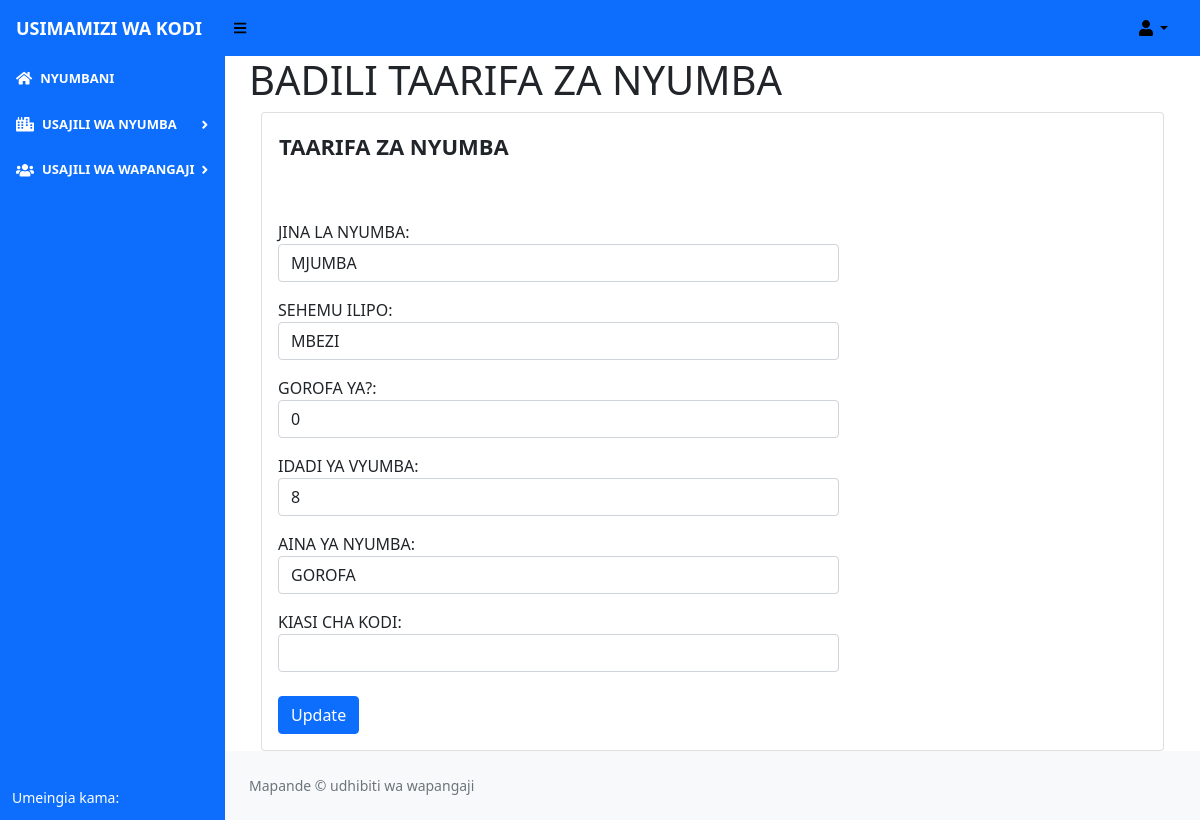
Page /updatehouse/3 on the committed database.
### renting/models.py (models this page shows)
class HouseProperty(db.Model):
    __tablename__ = 'house_property'
    id = db.Column(db.Integer(), autoincrement=True, primary_key = True)
    house_name = db.Column(db.String(length = 50), nullable = False)
    house_location = db.Column(db.String())
    floor_number = db.Column(db.Integer())
    number_of_room = db.Column(db.Integer())
    category = db.Column(db.String(length=30))

### renting/routes.py (the view, shortened to what this page needs)
@app.route('/updatehouse/<int:id>', methods = ['GET','POST'])
def update_house_page(id):
    form = HouseForm()
    house_to_update = HouseProperty.query.get_or_404(id)
    return render_template('updatehouse.html', form = form, house_to_update = house_to_update)

### renting/forms.py
class HouseForm(FlaskForm):
    house_name = StringField(label="JINA NA NYUMBA", validators=[Length(max=30), DataRequired()])
    house_location = StringField(label="ANUWANI YA NYUMBA", validators=[Length(max=30), DataRequired()])
    number_of_room = StringField(label="IDADI YA VYUMBA", validators=[DataRequired()])
    floor_number = StringField(label="IDADI YA GHOROFA", validators=[DataRequired()])
    category = SelectField("AINA YA NYUMBA", choices=[('Select Category'),('GOROFA'),('NYUMBA YA CHINI'),('APPARTMENT')])
    submit = SubmitField(label='SAJILI')

### renting/templates/updatehouse.html (shortened to what this page needs)
{% extends 'base.html' %}
{% block content %}
<div class="content-wrapper">
    <div class="content-heading"><h1>BADILI TAARIFA ZA NYUMBA</h1></div>
    <div class="container-fluid">
       <div class="card card-default d-lg-block">
          <div class="row">
             <div class="col col-xs-12 col-sm-8 col-md-8 col-lg-8">
                <div class="card-title text-left alert alert-default"><b style="font-size:22px;">TAARIFA ZA NYUMBA</b></div>
                <div class="card-body">
                   <form class="form-updatehouse" method="POST" action="/updatehouse/{{house_to_update.id}}">
                      <fieldset>
                        JINA LA NYUMBA:
                       <input type="text" name="house_name" value="{{ house_to_update.house_name }}" class="form-control">
                       SEHEMU ILIPO:
                       <input type="text" name="house_location" value="{{ house_to_update.house_location }}" class="form-control">
                       GOROFA YA?:
                       <input type="text" name="floor_number" value="{{ house_to_update.floor_number }}" class="form-control">
                       IDADI YA VYUMBA:
                       <input type="text" name="number_of_room" value="{{ house_to_update.number_of_room }}" class="form-control">
                       AINA YA NYUMBA:
                       <input type="text" name="category" value="{{ house_to_update.category }}" class="form-control">
                       KIASI CHA KODI:
                       <input type="text" name="rent_amount" value="{{ house_to_update.rent_amount }}" class="form-control">
                    </fieldset>
                      <br>
                      <input class="btn btn-primary" id="submit" name="submit" type="submit" value="Update">
                   </form>
                </div>
             </div>
          </div>
       </div>
    </div>
 </div>
 {% endblock %}

### rows in the picture
HouseProperty: house_name "MJUMBA", house_location "MBEZI", floor_number "0", number_of_room "8", category "GOROFA"
